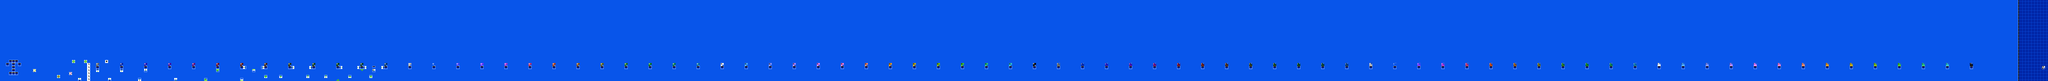

Rendered tile map (Tiled .tmx) drawn with the repository's tilesets; below, a short description and the map source with its tile grids summarised:
An orthogonal 682x27 tile map with 16x16 px tiles, 2 tile layers (SP, ...), 2 tilesets.

<map version="1.10" tiledversion="1.10.2" orientation="orthogonal" renderorder="right-down" width="682" height="27" tilewidth="16" tileheight="16" infinite="0" nextlayerid="3" nextobjectid="1">
 <editorsettings>
  <chunksize width="16" height="27" />
  <export target="test.csv" format="csv" />
 </editorsettings>
 <tileset firstgid="1" name="famidash" tilewidth="16" tileheight="16" tilecount="256" columns="16">
  <image source="../../GRAPHICS/famidash.bmp" width="256" height="256" />
 </tileset>
 <tileset firstgid="257" name="sprites" tilewidth="16" tileheight="16" tilecount="256" columns="16">
  <image source="../../GRAPHICS/sprites.png" width="256" height="256" />
 </tileset>
 <layer id="1" width="682" height="27">
  <data>[18414 cells, 18414 non-empty, 8 distinct tile ids]</data>
 </layer>
 <layer id="2" name="SP" width="682" height="27">
  <data>[18414 cells, 118 non-empty, 110 distinct tile ids]</data>
 </layer>
</map>
